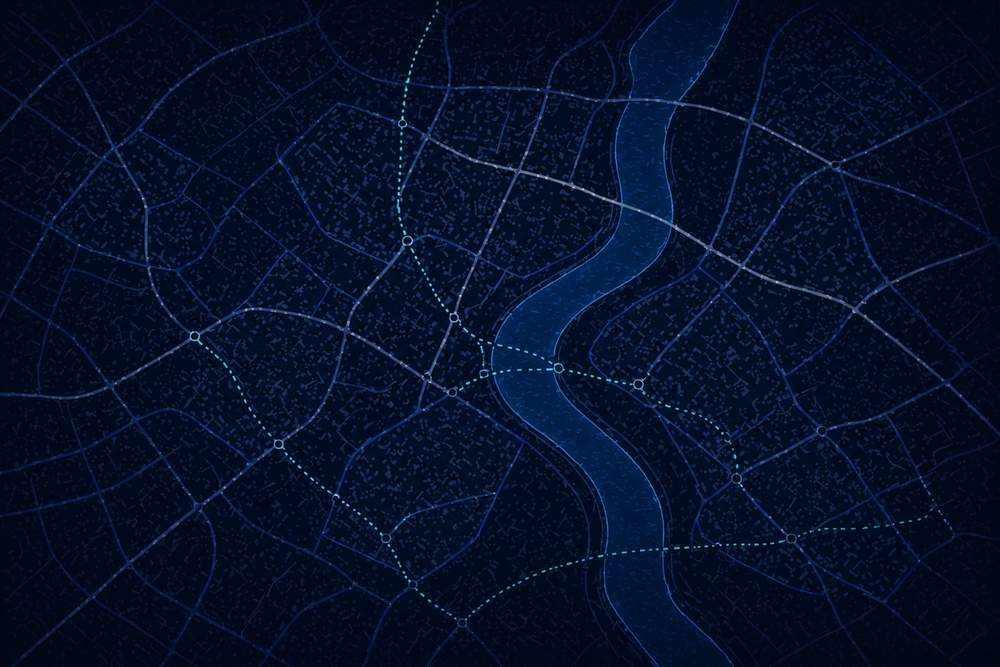
#> input picture tools/input.png, 1000 x 667 px, shrunk from 2048 x 1365 before the run
$ python round_corners.py
#> lines starting #> are read from the running program, lines starting #| are printed output that depends on the picture; after the words box and inside, x2 and y2 are one past the last pixel; in counts of white or black regions, pixels touching at a corner belong together
from PIL import Image, ImageDraw

def round_corners(input_path, output_path, radius):
#> called with input_path = 'input.png', output_path = 'output.png', radius = 100
    img = Image.open(input_path).convert("RGBA")

    mask = Image.new("L", img.size, 0)
#> mask: PIL image 1000x667 L; every value is 0
    draw = ImageDraw.Draw(mask)

    draw.rounded_rectangle(
        [(0, 0), img.size],
        radius=radius,
        fill=255
    )

    img.putalpha(mask)
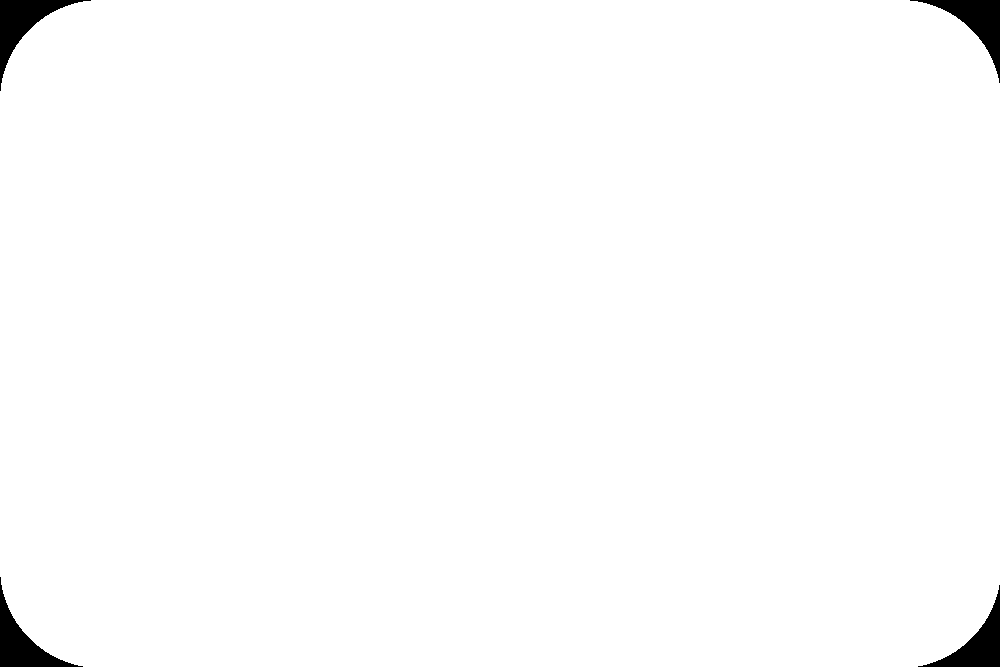
#> mask: PIL image 1000x667 L; 98.7% white; 4 black regions, box (x1, y1, x2, y2) and area: (0, 0, 91, 91) 2178, (910, 0, 1000, 83) 2087, (0, 577, 83, 667) 2087, (918, 585, 1000, 667) 1997

    img.save(output_path, format="PNG")


if __name__ == "__main__":
    # укажи свои файлы здесь
    input_file = "input.png"
    output_file = "output.png"

    round_corners(input_file, output_file, radius=100)
